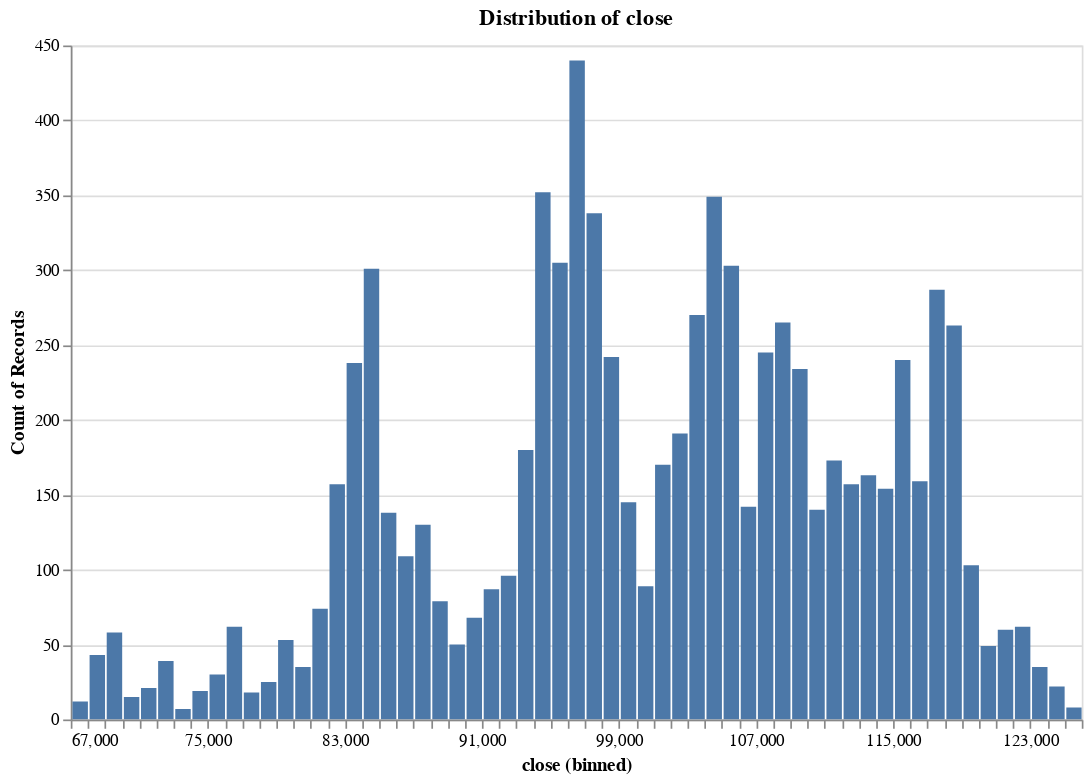

Here is the notebook cell this chart was saved with:
### Code cell
research.plot_distribution(ts, 'close', no_bins = 100)

### Figure 1 — Vega specification as saved in the notebook (floating-point values rounded to 4 significant figures)
{"$schema": "https://vega.github.io/schema/vega/v5.json", "data": [{"name": "param_5_store"}, {"name": "source_0", "values": [{"__count": 21, "bin_maxbins_100_close": 71000.0, "bin_maxbins_100_close_end": 72000.0}, {"__count": 39, "bin_maxbins_100_close": 72000.0, "bin_maxbins_100_close_end": 73000.0}, {"__count": 7, "bin_maxbins_100_close": 73000.0, "bin_maxbins_100_close_end": 74000.0}, {"__count": 15, "bin_maxbins_100_close": 70000.0, "bin_maxbins_100_close_end": 71000.0}, {"__count": 58, "bin_maxbins_100_close": 69000.0, "bin_maxbins_100_close_end": 70000.0}, {"__count": 43, "bin_maxbins_100_close": 68000.0, "bin_maxbins_100_close_end": 69000.0}, {"__count": 12, "bin_maxbins_100_close": 67000.0, "bin_maxbins_100_close_end": 68000.0}, {"__count": 19, "bin_maxbins_100_close": 74000.0, "bin_maxbins_100_close_end": 75000.0}, {"__count": 30, "bin_maxbins_100_close": 75000.0, "bin_maxbins_100_close_end": 76000.0}, {"__count": 62, "bin_maxbins_100_close": 76000.0, "bin_maxbins_100_close_end": 77000.0}, {"__count": 18, "bin_maxbins_100_close": 77000.0, "bin_maxbins_100_close_end": 78000.0}, {"__count": 53, "bin_maxbins_100_close": 79000.0, "bin_maxbins_100_close_end": 80000.0}, {"__count": 25, "bin_maxbins_100_close": 78000.0, "bin_maxbins_100_close_end": 79000.0}, {"__count": 35, "bin_maxbins_100_close": 80000.0, "bin_maxbins_100_close_end": 81000.0}, {"__count": 74, "bin_maxbins_100_close": 81000.0, "bin_maxbins_100_close_end": 82000.0}, {"__count": 157, "bin_maxbins_100_close": 82000.0, "bin_maxbins_100_close_end": 83000.0}, {"__count": 301, "bin_maxbins_100_close": 84000.0, "bin_maxbins_100_close_end": 85000.0}, {"__count": 138, "bin_maxbins_100_close": 85000.0, "bin_maxbins_100_close_end": 86000.0}, {"__count": 109, "bin_maxbins_100_close": 86000.0, "bin_maxbins_100_close_end": 87000.0}, {"__count": 130, "bin_maxbins_100_close": 87000.0, "bin_maxbins_100_close_end": 88000.0}, {"__count": 79, "bin_maxbins_100_close": 88000.0, "bin_maxbins_100_close_end": 89000.0}, {"__count": 50, "bin_maxbins_100_close": 89000.0, "bin_maxbins_100_close_end": 90000.0}, {"__count": 87, "bin_maxbins_100_close": 91000.0, "bin_maxbins_100_close_end": 92000.0}, {"__count": 96, "bin_maxbins_100_close": 92000.0, "bin_maxbins_100_close_end": 93000.0}, {"__count": 68, "bin_maxbins_100_close": 90000.0, "bin_maxbins_100_close_end": 91000.0}, {"__count": 180, "bin_maxbins_100_close": 93000.0, "bin_maxbins_100_close_end": 94000.0}, {"__count": 352, "bin_maxbins_100_close": 94000.0, "bin_maxbins_100_close_end": 95000.0}, {"__count": 305, "bin_maxbins_100_close": 95000.0, "bin_maxbins_100_close_end": 96000.0}, {"__count": 338, "bin_maxbins_100_close": 97000.0, "bin_maxbins_100_close_end": 98000.0}, {"__count": 440, "bin_maxbins_100_close": 96000.0, "bin_maxbins_100_close_end": 97000.0}, {"__count": 242, "bin_maxbins_100_close": 98000.0, "bin_maxbins_100_close_end": 99000.0}, {"__count": 145, "bin_maxbins_100_close": 99000.0, "bin_maxbins_100_close_end": 100000.0}, {"__count": 170, "bin_maxbins_100_close": 101000.0, "bin_maxbins_100_close_end": 102000.0}, {"__count": 270, "bin_maxbins_100_close": 103000.0, "bin_maxbins_100_close_end": 104000.0}, {"__count": 191, "bin_maxbins_100_close": 102000.0, "bin_maxbins_100_close_end": 103000.0}, {"__count": 89, "bin_maxbins_100_close": 100000.0, "bin_maxbins_100_close_end": 101000.0}, {"__count": 349, "bin_maxbins_100_close": 104000.0, "bin_maxbins_100_close_end": 105000.0}, {"__count": 303, "bin_maxbins_100_close": 105000.0, "bin_maxbins_100_close_end": 106000.0}, {"__count": 142, "bin_maxbins_100_close": 106000.0, "bin_maxbins_100_close_end": 107000.0}, {"__count": 245, "bin_maxbins_100_close": 107000.0, "bin_maxbins_100_close_end": 108000.0}, {"__count": 265, "bin_maxbins_100_close": 108000.0, "bin_maxbins_100_close_end": 109000.0}, {"__count": 238, "bin_maxbins_100_close": 83000.0, "bin_maxbins_100_close_end": 84000.0}, {"__count": 234, "bin_maxbins_100_close": 109000.0, "bin_maxbins_100_close_end": 110000.0}, {"__count": 140, "bin_maxbins_100_close": 110000.0, "bin_maxbins_100_close_end": 111000.0}, {"__count": 173, "bin_maxbins_100_close": 111000.0, "bin_maxbins_100_close_end": 112000.0}, {"__count": 157, "bin_maxbins_100_close": 112000.0, "bin_maxbins_100_close_end": 113000.0}, {"__count": 163, "bin_maxbins_100_close": 113000.0, "bin_maxbins_100_close_end": 114000.0}, {"__count": 159, "bin_maxbins_100_close": 116000.0, "bin_maxbins_100_close_end": 117000.0}, {"__count": 240, "bin_maxbins_100_close": 115000.0, "bin_maxbins_100_close_end": 116000.0}, {"__count": 287, "bin_maxbins_100_close": 117000.0, "bin_maxbins_100_close_end": 118000.0}, {"__count": 263, "bin_maxbins_100_close": 118000.0, "bin_maxbins_100_close_end": 119000.0}, {"__count": 103, "bin_maxbins_100_close": 119000.0, "bin_maxbins_100_close_end": 120000.0}, {"__count": 49, "bin_maxbins_100_close": 120000.0, "bin_maxbins_100_close_end": 121000.0}, {"__count": 60, "bin_maxbins_100_close": 121000.0, "bin_maxbins_100_close_end": 122000.0}, {"__count": 62, "bin_maxbins_100_close": 122000.0, "bin_maxbins_100_close_end": 123000.0}, {"__count": 154, "bin_maxbins_100_close": 114000.0, "bin_maxbins_100_close_end": 115000.0}, {"__count": 35, "bin_maxbins_100_close": 123000.0, "bin_maxbins_100_close_end": 124000.0}, {"__count": 22, "bin_maxbins_100_close": 124000.0, "bin_maxbins_100_close_end": 125000.0}, {"__count": 8, "bin_maxbins_100_close": 125000.0, "bin_maxbins_100_close_end": 126000.0}]}, {"name": "source_0_y_domain___count", "values": [{"min": 7, "max": 440}]}], "signals": [{"name": "bin_maxbins_100_close_bins", "value": {"fields": ["close"], "fname": "bin_close", "start": 67000.0, "step": 1000.0, "stop": 126000.0}}, {"name": "unit", "value": {}, "on": [{"events": "pointermove", "update": "isTuple(group()) ? group() : unit"}]}, {"name": "param_5", "update": "vlSelectionResolve(\"param_5_store\", \"union\")"}, {"name": "param_5_close", "on": [{"events": [{"source": "view", "type": "dblclick"}], "update": "null"}, {"events": {"signal": "param_5_translate_delta"}, "update": "panLinear(param_5_translate_anchor.extent_x, -param_5_translate_delta.x / width)"}, {"events": {"signal": "param_5_zoom_delta"}, "update": "zoomLinear(domain(\"x\"), param_5_zoom_anchor.x, param_5_zoom_delta)"}]}, {"name": "param_5_tuple", "on": [{"events": [{"signal": "param_5_close"}], "update": "param_5_close ? {unit: \"\", fields: param_5_tuple_fields, values: [param_5_close]} : null"}]}, {"name": "param_5_tuple_fields", "value": [{"field": "close", "channel": "x", "type": "R"}]}, {"name": "param_5_translate_anchor", "value": {}, "on": [{"events": [{"source": "scope", "type": "pointerdown"}], "update": "{x: x(unit), y: y(unit), extent_x: domain(\"x\")}"}]}, {"name": "param_5_translate_delta", "value": {}, "on": [{"events": [{"source": "window", "between": [{"source": "scope", "type": "pointerdown"}, {"source": "window", "type": "pointerup"}], "consume": true, "type": "pointermove"}], "update": "{x: param_5_translate_anchor.x - x(unit), y: param_5_translate_anchor.y - y(unit)}"}]}, {"name": "param_5_zoom_anchor", "on": [{"events": [{"source": "scope", "consume": true, "type": "wheel"}], "update": "{x: invert(\"x\", x(unit)), y: invert(\"y\", y(unit))}"}]}, {"name": "param_5_zoom_delta", "on": [{"events": [{"source": "scope", "consume": true, "type": "wheel"}], "update": "pow(1.001, event.deltaY * pow(16, event.deltaMode))", "force": true}]}, {"name": "param_5_modify", "on": [{"events": {"signal": "param_5_tuple"}, "update": "modify(\"param_5_store\", param_5_tuple, true)"}]}], "marks": [{"type": "rect", "name": "marks", "from": {"data": "source_0"}, "encode": {"update": {"x2": {"field": "bin_maxbins_100_close", "scale": "x", "offset": {"signal": "0.5 + (abs(scale(\"x\", datum[\"bin_maxbins_100_close_end\"]) - scale(\"x\", datum[\"bin_maxbins_100_close\"])) < 0.25 ? -0.5 * (0.25 - (abs(scale(\"x\", datum[\"bin_maxbins_100_close_end\"]) - scale(\"x\", datum[\"bin_maxbins_100_close\"])))) : 0.5)"}}, "x": {"field": "bin_maxbins_100_close_end", "scale": "x", "offset": {"signal": "0.5 + (abs(scale(\"x\", datum[\"bin_maxbins_100_close_end\"]) - scale(\"x\", datum[\"bin_maxbins_100_close\"])) < 0.25 ? 0.5 * (0.25 - (abs(scale(\"x\", datum[\"bin_maxbins_100_close_end\"]) - scale(\"x\", datum[\"bin_maxbins_100_close\"])))) : -0.5)"}}, "y": {"field": "__count", "scale": "y"}, "fill": {"value": "#4c78a8"}, "y2": {"value": 0, "scale": "y"}}}, "interactive": true, "clip": true, "style": ["bar"]}], "scales": [{"name": "x", "type": "linear", "domain": {"signal": "[bin_maxbins_100_close_bins.start, bin_maxbins_100_close_bins.stop]"}, "range": [0, {"signal": "width"}], "bins": {"signal": "bin_maxbins_100_close_bins"}, "domainRaw": {"signal": "param_5[\"close\"]"}, "zero": false}, {"name": "y", "type": "linear", "domain": [{"signal": "(data(\"source_0_y_domain___count\")[0] || {}).min"}, {"signal": "(data(\"source_0_y_domain___count\")[0] || {}).max"}], "range": [{"signal": "height"}, 0], "zero": true, "nice": true}], "axes": [{"scale": "y", "grid": true, "labels": false, "gridScale": "x", "maxExtent": 0, "zindex": 0, "aria": false, "domain": false, "tickCount": {"signal": "ceil(height/40)"}, "minExtent": 0, "orient": "left", "ticks": false}, {"scale": "x", "tickCount": {"signal": "ceil(width/10)"}, "labelFlush": true, "zindex": 0, "grid": false, "labelOverlap": true, "orient": "bottom", "title": "close (binned)"}, {"scale": "y", "tickCount": {"signal": "ceil(height/40)"}, "labelOverlap": true, "title": "Count of Records", "zindex": 0, "orient": "left", "grid": false}], "title": {"text": "Distribution of close", "frame": "group"}, "background": "white", "height": 400, "padding": 5, "style": "cell", "width": 600}
